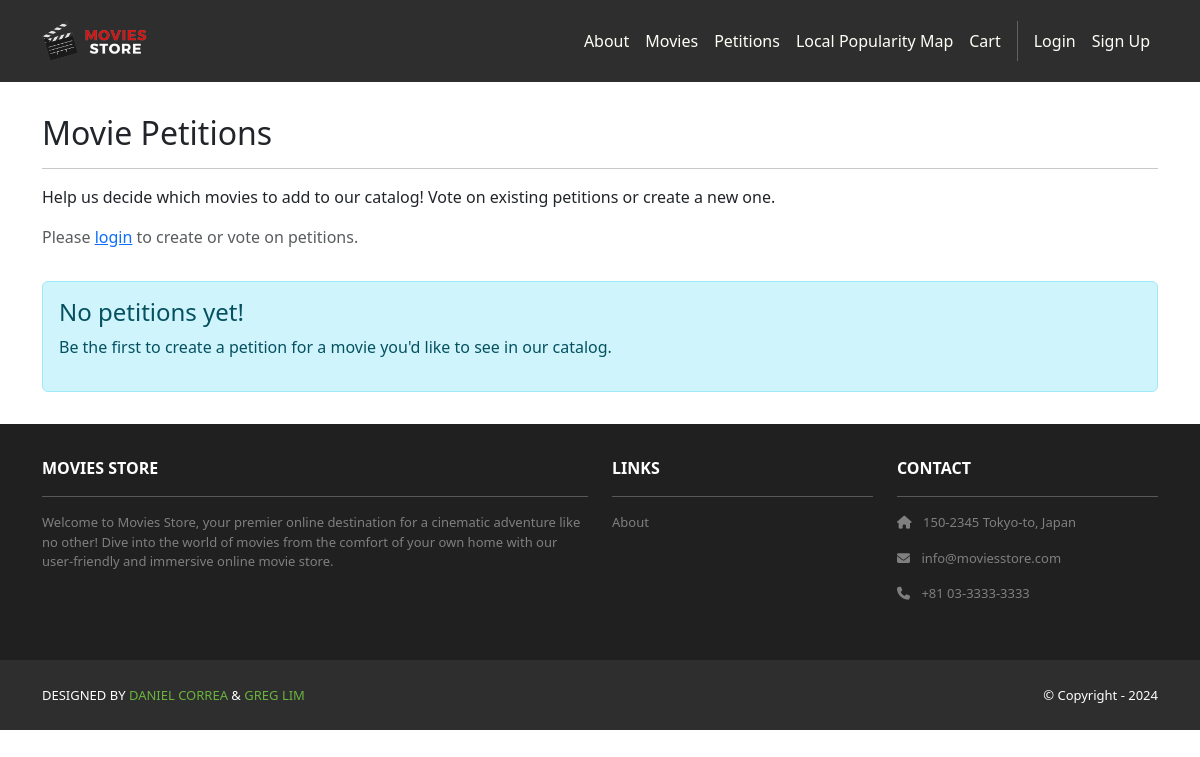
The app's page /movies/petitions/, older data.
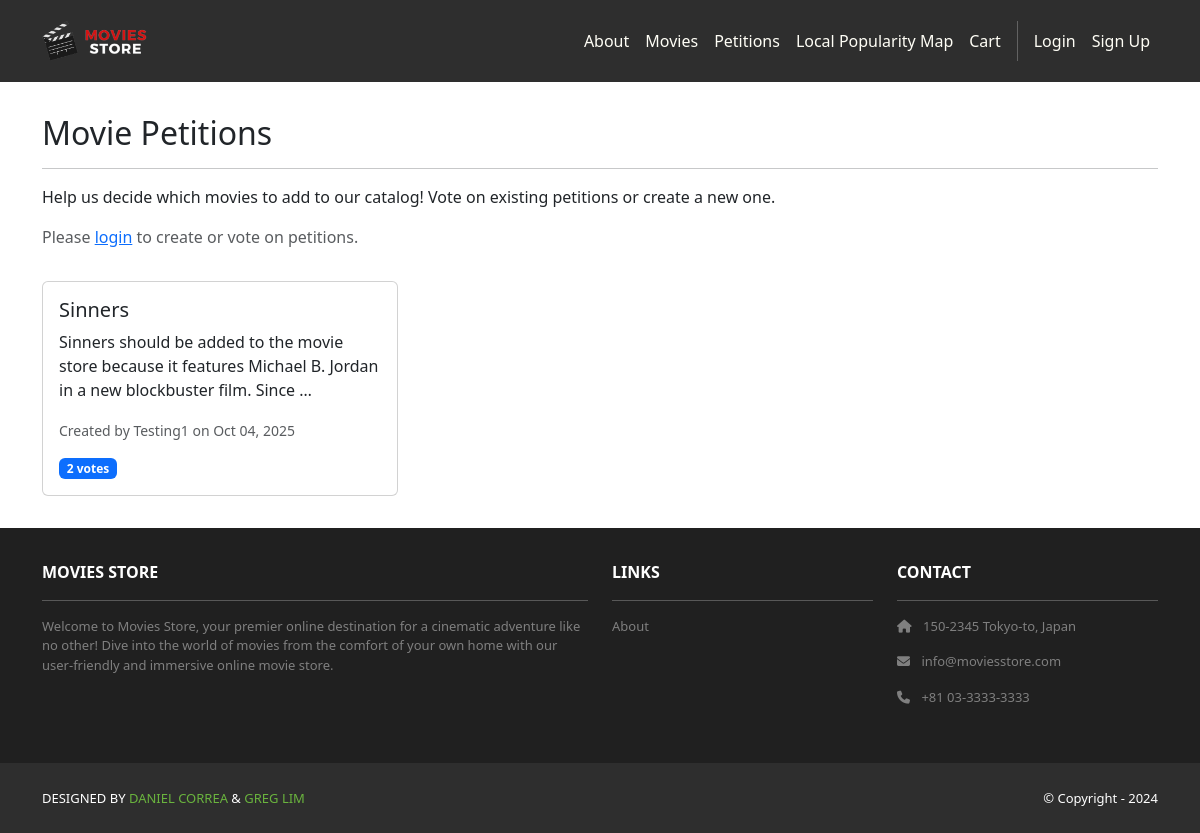
The same page, newer data.
### movies/models.py (models this page shows, shortened)
class Petition(models.Model):
    id = models.AutoField(primary_key=True)
    movie_title = models.CharField(max_length=255)
    description = models.TextField()
    created_date = models.DateTimeField(auto_now_add=True)
    created_by = models.ForeignKey(User, on_delete=models.CASCADE)
    votes = models.ManyToManyField(User, related_name='petition_votes', blank=True)
    def get_vote_count(self):
        return self.votes.count()

### movies/views.py (the view)
# urls.py: path('petitions/', views.petitions, name='movies.petitions'),
def petitions(request):
    petitions = Petition.objects.all().order_by('-created_date')
    if request.user.is_authenticated:
        for petition in petitions:
            petition.user_has_voted = petition.has_user_voted(request.user)
    template_data = {}
    template_data['title'] = 'Movie Petitions'
    template_data['petitions'] = petitions
    return render(request, 'movies/petitions.html', {'template_data': template_data})

### movies/templates/movies/petitions.html (shortened to what this page needs)
{% extends 'base.html' %}
{% block content %}
{% load static %}
<div class="p-3">
  <div class="container">
    <div class="row mt-3">
      <div class="col mx-auto mb-3">
        <h2>Movie Petitions</h2>
        <hr />
        <p class="card-text">
          Help us decide which movies to add to our catalog! Vote on existing petitions or create a new one.
        </p>
        {% if user.is_authenticated %}
          <a href="{% url 'movies.create_petition' %}" class="btn btn-success">Create New Petition</a>
        {% else %}
          <p class="text-muted">Please <a href="{% url 'accounts.login' %}">login</a> to create or vote on petitions.</p>
        {% endif %}
      </div>
    </div>
    <div class="row">
      {% for petition in template_data.petitions %}
      <div class="col-md-6 col-lg-4 mb-3">
        <div class="card">
          <div class="card-body">
            <h5 class="card-title">{{ petition.movie_title }}</h5>
            <p class="card-text">{{ petition.description|truncatewords:20 }}</p>
            <p class="card-text">
              <small class="text-muted">
                Created by {{ petition.created_by.username }} on {{ petition.created_date|date:"M d, Y" }}
              </small>
            </p>
            <div class="d-flex justify-content-between align-items-center">
              <span class="badge bg-primary">{{ petition.get_vote_count }} vote{{ petition.get_vote_count|pluralize }}</span>
            </div>
          </div>
        </div>
      </div>
      {% empty %}
      <div class="col-12">
        <div class="alert alert-info" role="alert">
          <h4 class="alert-heading">No petitions yet!</h4>
          <p>Be the first to create a petition for a movie you'd like to see in our catalog.</p>
        </div>
      </div>
      {% endfor %}
    </div>
  </div>
</div>
{% endblock content %}

### moviesstore/templates/base.html (shortened to what this page needs)
<!DOCTYPE html>
<html>
  {% load static %}
  <head>
    <link href="https://cdn.jsdelivr.net/npm/bootstrap@5.3.3/dist/css/bootstrap.min.css" rel="stylesheet">
    <link rel="stylesheet" href="https://cdnjs.cloudflare.com/ajax/libs/font-awesome/6.1.1/css/all.min.css">
    <link rel="stylesheet" type="text/css" href="{% static 'css/style.css' %}">
  </head>
  <body>
    <nav class="p-3 navbar navbar-dark bg-dark navbar-expand-lg">
      <div class="container">
        <a class="navbar-brand" href="{% url 'home.index' %}">
          <img src="{% static 'img/logo.png' %}" alt="logo" height="40" />
        </a>
        <div class="collapse navbar-collapse" id="navbarNavAltMarkup">
          <div class="navbar-nav ms-auto navbar-ml">
            <a class="nav-link" href="{% url 'home.about' %}">About</a>
            <a class="nav-link" href="{% url 'movies.index' %}">Movies</a>
            <a class="nav-link" href="{% url 'movies.petitions' %}">Petitions</a>
            <a class="nav-link" href="{% url 'movies.local_popularity_map' %}">Local Popularity Map</a>
            <a class="nav-link" href="{% url 'cart.index' %}">Cart</a>
            {% if user.is_authenticated %}
            <a class="nav-link" href="{% url 'accounts.orders' %}">Orders</a>
            <a class="nav-link" href="{% url 'accounts.logout' %}">Logout ({{ user.username }})</a>
            {% else %}
            <a class="nav-link" href="{% url 'accounts.login' %}">Login</a>
            <a class="nav-link" href="{% url 'accounts.signup' %}">Sign Up</a>
            {% endif %}
          </div>
        </div>
      </div>
    </nav>
    <div>
      {% block content %}
      {% endblock content %}
    </div>
    <section class="p-3 ms-footer d-none d-md-block">
      <div class="container">
        <div class="row mt-3 text-white">
          <div class="col-md-6 col-lg-6 col-xl-6 mx-auto mb-4">
            <b>MOVIES STORE</b>
            <hr />
            <p>Welcome to Movies Store, your premier online destination for a cinematic
              adventure like no other! Dive into the world of movies from the comfort of your own home with our user-friendly
              and immersive online movie store.</p>
          </div>
          <div class="col-md-3 col-lg-3 col-xl-3 mx-auto mb-4">
            <b>LINKS</b>
            <hr />
            <p><a class="nav-link" href="{% url 'home.about' %}">About</a></p>
          </div>
          <div class="col-md-3 col-lg-3 col-xl-3 mx-auto mb-4">
            <b>CONTACT</b>
            <hr />
            <p><i class="fas fa-home me-2"></i> 150-2345 Tokyo-to, Japan</p>
            <p><i class="fas fa-envelope me-2"></i> info@moviesstore.com</p>
            <p><i class="fas fa-phone me-2"></i> +81 03-3333-3333</p>
          </div>
        </div>
      </div>
    </section>
    <section class="p-3 ms-footer-bottom bg-dark">
      <div class="container d-flex justify-content-between">
        <div class="me-5 text-white">
          <span>DESIGNED BY <a href="https://www.x.com/danielgarax" target="_blank">DANIEL CORREA</a> &
            <a href="https://www.x.com/greglim81" target="_blank">GREG LIM</a>
          </span>
        </div>
        <div class="text-white">
          <span>© Copyright - 2024</span>
        </div>
      </div>
    </section>
  </body>
</html>

### moviesstore/static/css/style.css (style rules this page uses)
.navbar a.nav-link { color: #FFFEF6 !important; }
.bg-dark { background-color: #2E2E2E !important; }
.ms-footer { background-color: #202020; }
.ms-footer p { color: #7F7F7F; font-size: 13px; }
.ms-footer-bottom span { font-size: 13px; line-height: 38px; }
.ms-footer-bottom a { color: #6ab43e; text-decoration: none; }

Row changes from the older to the newer data that the page shows:
added Petition: movie_title "Sinners", description "Sinners should be added to the movie store because it features Michael B. Jordan in a new blockbuster film. Since …", created_by.username "Testing1", created_date "Oct 04, 2025", get_vote_count "2"
Text that changed along with them:
text no longer shown: "No petitions yet! Be the first to create a petition for a movie you'd like to see in our catalog."
